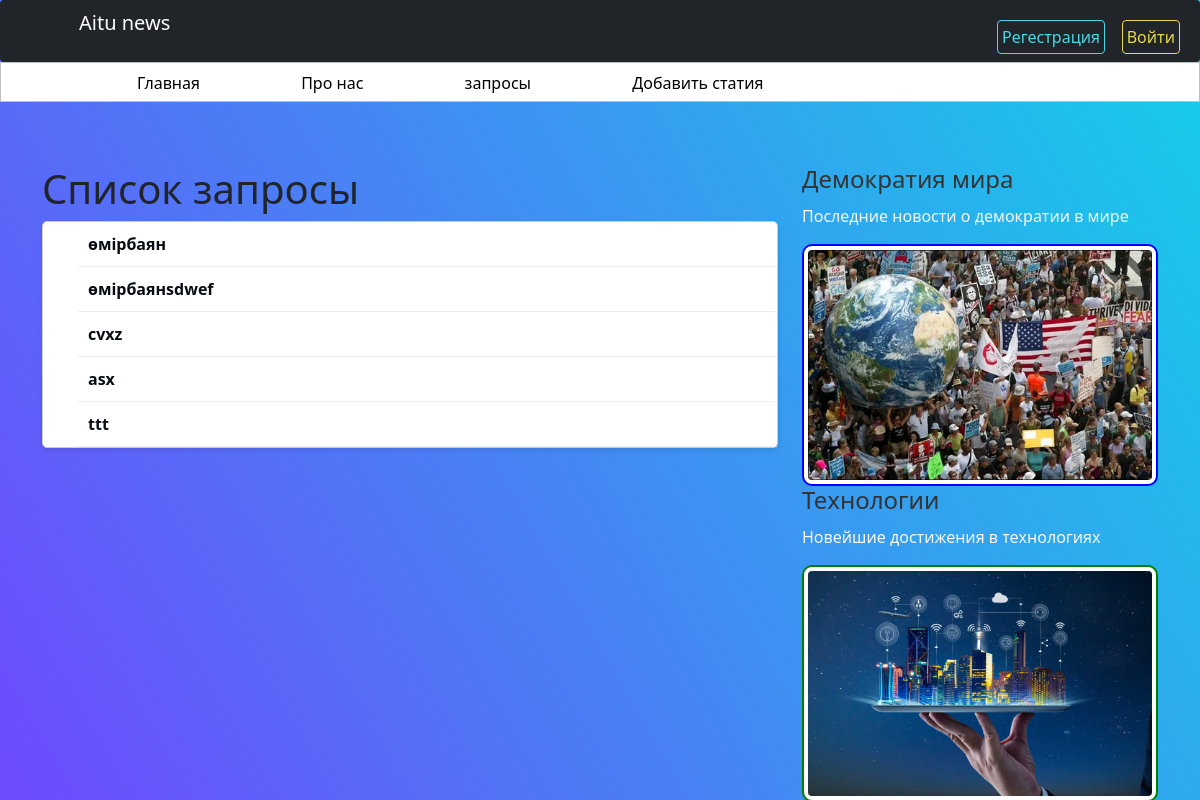
/documents/, run on an earlier commit of the app's database.
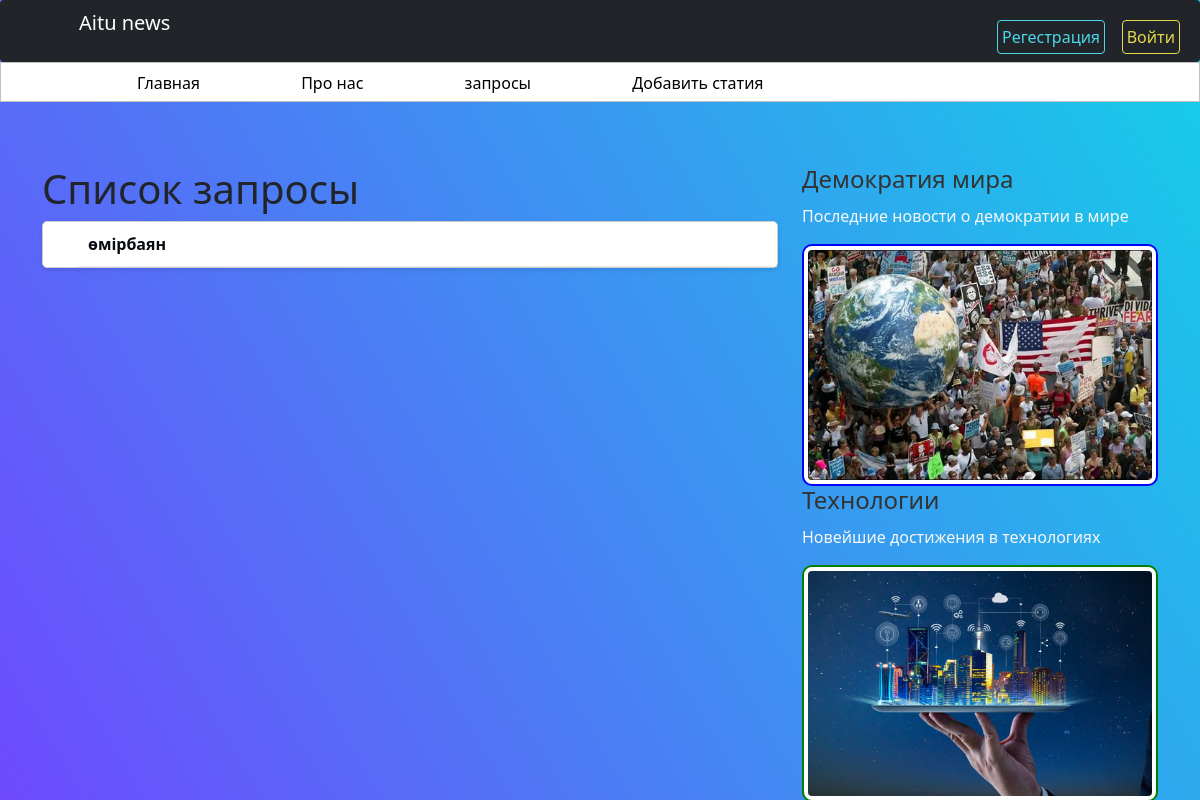
And on a later commit of the database.
### blog/models.py (models this page shows, shortened)
class document(models.Model):
    d_naz=models.CharField('Файл атауы',max_length=64, blank=True, null=True,unique=True)
    d_doc = models.FileField(upload_to='documents')
    uploaded_at = models.DateTimeField(auto_now_add=True)

### blog/views.py (the view)
# urls.py: path('documents/', views.document_list, name='documents'),
def document_list(request):
    documents = document.objects.all()
    return render(request, 'blog/document_list.html', {'documents': documents})

### blog/templates/blog/document_list.html (shortened to what this page needs)
{% extends 'blog/base.html' %}
{% load static %}
    {% block coontent %}
    <h1>Список запросы</h1>
    <ul class="documents-list">
    {% for document in documents %}
        <li class="documents-list-item"><a href="{{ document.d_doc.url }}">{{ document.d_naz }}</a></li>
    {% endfor %}
    </ul>
{%endblock%}
{% block aside_block %}
<aside class="col-md-4">
    <div class="aside-item">
        <h3>Демократия мира</h3>
        <p>
            <a href="https://example.com/democracy" backgroun-color=white target="_blank">
                Последние новости о демократии в мире
        </p>
        <img src="{% static 'images/democ.webp' %}" class="img-thumbnail" alt="Демократия мира" style="border: 2px solid blue;">
    </div></a>
    <div class="aside-item">
        <h3>Технологии</h3>
        <p>
            <a href="https://example.com/technology" target="_blank">
                Новейшие достижения в технологиях
        </p>
        <img src="{% static 'images/teckh.jpeg' %}" class="img-thumbnail" alt="Технологии" style="border: 2px solid green;">
    </div> </a>
</aside>
{% endblock %}

What changed in the data, as far as the page shows it:
removed document: d_naz "өмірбаянsdwef"
removed document: d_naz "cvxz"
removed document: d_naz "asx"
removed document: d_naz "ttt"
